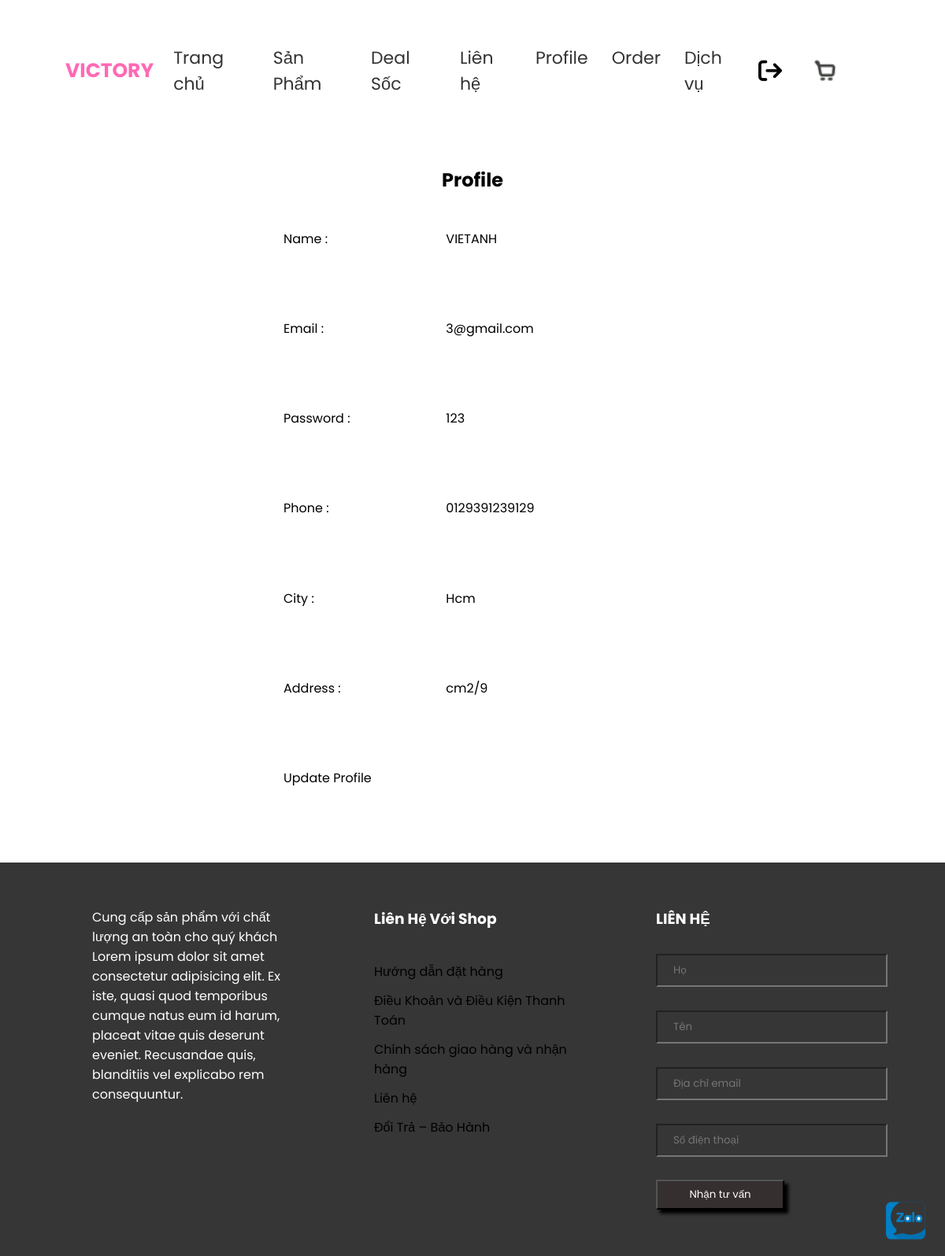
Page /profile.php (signed in) on the committed database.
### tables this page shows
CREATE TABLE `tbl_user` (
  `id` int(11) NOT NULL,
  `name` varchar(39) NOT NULL,
  `pass` varchar(30) NOT NULL,
  `email` varchar(50) NOT NULL,
  `Phone` varchar(30) NOT NULL,
  `City` varchar(30) NOT NULL,
  `address` varchar(100) NOT NULL,
  `image` varchar(255) NOT NULL
);

### classes/customer.php (called while the page is built, shortened)
<?php
 $filepath = realpath(dirname(__FILE__));
 include_once ($filepath.'/../lib/database.php');
    class customer
    {
        private $db;
        public function __construct()
        {
            $this->db= new Database();
        }
         public function show_customer($id){
            $query= "SELECT * FROM tbl_user Where id='$id'";
            $result= $this ->db->select($query);
            return $result;
         }
    }
?>

### lib/database.php (called while the page is built, shortened)
<?php
Class Database{
   public $host   = DB_HOST;
   public $user   = DB_USER;
   public $pass   = DB_PASS;
   public $dbname = DB_NAME;
   public $link;
private function connectDB(){
   $this->link = new mysqli($this->host, $this->user, $this->pass,
    $this->dbname);
 }
public function select($query){
  $result = $this->link->query($query) or
   die($this->link->error.__LINE__);
  if($result->num_rows > 0){
    return $result;
  } else {
    return false;
  }
 }
}

### lib/session.php (called while the page is built, shortened)
<?php
class Session{
 public static function get($key){
    if (isset($_SESSION[$key])) {
     return $_SESSION[$key];
    } else {
     return false;
    }
 }
}
?>

### profile.php (the view, shortened to what this page needs)
<?php
    include 'view/header.php';
?>
        <div class="main1">
            <div class="conten1">
            <div class="section group">
                <h2>Profile</h2>
                <table class="tblone1"  with="100px">
                    <?php
                    $id = Session::get('customer_id');
                    $get_customer=$cs ->show_customer($id);
                    if ($get_customer) {
                        while ($result = $get_customer->fetch_assoc()) {
                    ?>
                <tr>
                    <td>Name   :</td>
                    <td><?php echo $result['name'] ?></td>
                </tr>
                <tr>
                    <td>Email  :</td>
                    <td><?php echo $result['email'] ?></td>
                </tr>
                <tr>
                    <td>Password :</td>
                    <td><?php echo $result['pass'] ?></td>
                </tr>
                <tr>
                    <td>Phone :</td>
                    <td><?php echo $result['Phone'] ?></td>
                </tr>
                  <tr>
                    <td>City :</td>
                    <td><?php echo $result['City'] ?></td>
                </tr>
                <tr>
                    <td>Address :</td>
                    <td><?php echo $result['address'] ?></td>
                </tr>
                <tr>
                    <td colspan="3"> <a href="editprofile.php">Update Profile</a> </td>
                </tr>
                <?php
            }
        }
                ?>
                </table>
            </div>
            </div>
        </div>
        <?php
    include 'view/footer.php';
?>

### css/style.css (style rules this page uses)
* { margin: 0; padding: 0; box-sizing: border-box; font-family: 'Poppins', sans-serif; }
body { list-style: none; text-decoration: none; background-color: rgb(243, 233, 238); }
table { width: 100%; height: 100%; border-collapse: collapse; }

### css/style2.css (style rules this page uses)
* { margin: 0; padding: 0; box-sizing: border-box; font-family: 'Poppins', sans-serif; cursor: pointer; }
h2 { padding-top: 50px; }

### css/style4.css (style rules this page uses)
body { font-family: "Roboto", sans-serif; -webkit-font-smoothing: antialiased; -moz-osx-font-smoothing: grayscale; }

### css/giohang.css (style rules this page uses)
body { background: #eee; width: 100%; margin: 0; }
a { color: #000; text-decoration: none; -webkit-transition: color .2s linear; -moz-transition: color .2s linear; -ms-transition: color .2s linear; -o-transition: color .2s linear; transition: color .2s linear; }

### view/header.php (style rules this page uses)
body { background-color: #fff; }

### profile.php (style rules this page uses)
.main1 { margin: auto; width: 40%; text-align: center; }

### rows in the picture
tbl_user: name "VIETANH", email "3@gmail.com", pass "123", Phone "0129391239129", City "Hcm", address "cm2/9"
